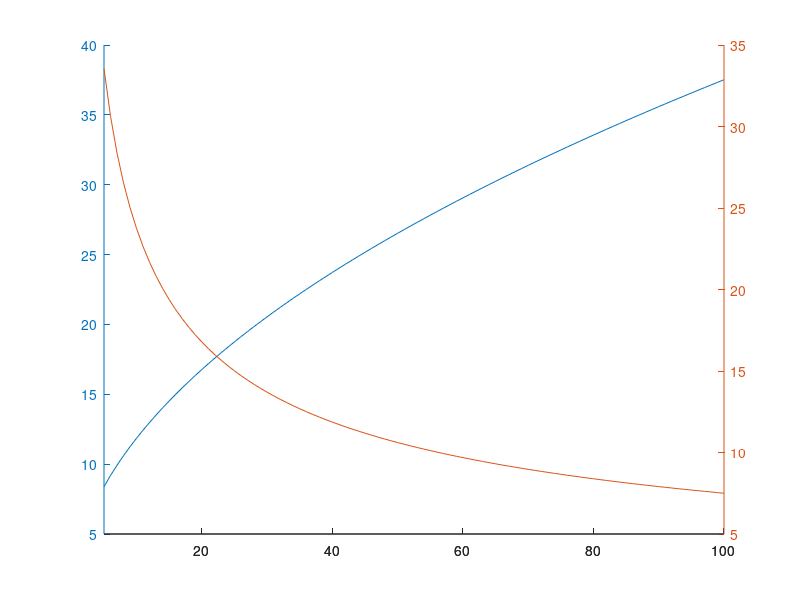

This figure's MATLAB source: (Note: this script raises an error after producing the figure.)
close all; clear all;

R=[5:100]; %ohm; loading resistance;
R0=50; %source impedance

f=300e6;% Hz; Larmor frequency

x=sqrt(R.*R0);
L=x./2./pi./f.*1e9; %nH
C=1./2./pi./f./x.*1e12; %pF


figure; hold on;

hh1=plotyy(R,L,R,C);
hh1c=get(hh1,'child');
etc_plotstyle

xlabel('loading resistance (Ohm)');
ylabel(hh1(1),'nH');
ylabel(hh1(2),'pF');

set(gcf,'pos',[1440         744         1000         600]);
hgexport(gcf,sprintf('pi_matching_7T.png'), hgexport('factorystyle'),'Format','png');



figure;
f=123.2e6;% Hz; Larmor frequency

x=sqrt(R.*R0);
L=x./2./pi./f.*1e9; %nH
C=1./2./pi./f./x.*1e12; %pF


hh2=plotyy(R,L,R,C);
hh2c=get(hh2,'child');
%set(hh2c{1},'color','b');
%set(hh2c{2},'color','r');
etc_plotstyle

xlabel('loading resistance (Ohm)');
ylabel(hh2(1),'nH');
ylabel(hh2(2),'pF');

set(gcf,'pos',[1440         744         1000         600]);
hgexport(gcf,sprintf('pi_matching_3T.png'), hgexport('factorystyle'),'Format','png');

return;

set(hh1(1),'ylim',[ 0 40])
set(hh1(2),'ylim',[ 10 190])
set(hh2(1),'ylim',[ 0 40])
set(hh2(2),'ylim',[ 10 190])
